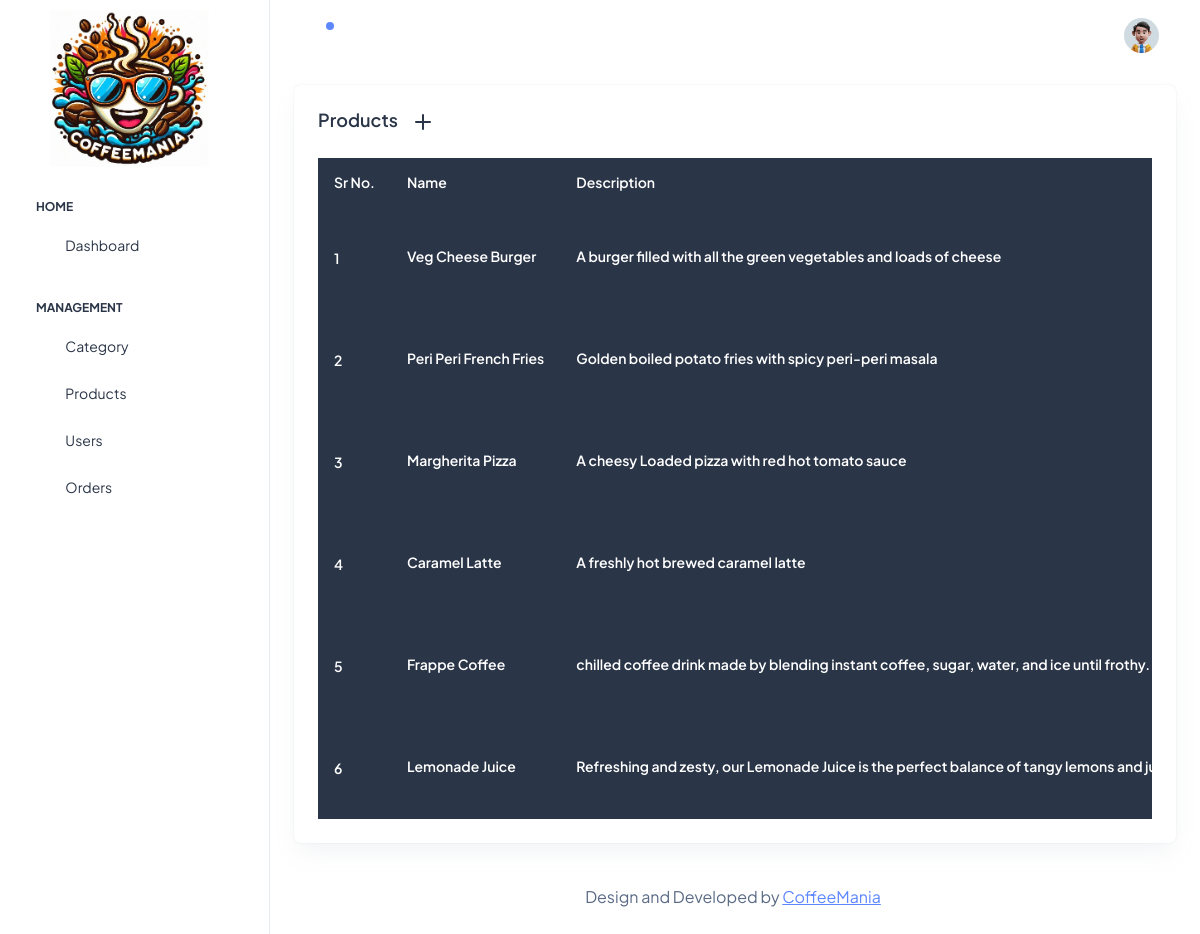
The page /admin/pages/products.php (signed in) on the database its author committed.
### tables this page shows
CREATE TABLE `products` (
  `prod_id` int(11) NOT NULL,
  `name` varchar(255) NOT NULL,
  `price` varchar(255) NOT NULL,
  `description` varchar(255) NOT NULL,
  `image` varchar(255) NOT NULL,
  `cat_id` int(11) NOT NULL
);

### admin/pages/products.php (the view, shortened to what this page needs)
<?php
require "../../assets/includes/config.php";
include pathOf('admin/assets/includes/sidebar.php');
include pathOf('admin/assets/includes/header.php');
$productList = "SELECT products.name, products.price, products.description, products.image, categories.cat_name AS categoryName FROM products INNER JOIN categories ON categories.id = products.prod_id";
$response = mysqli_query($con, $productList);
$productData = mysqli_fetch_all($response);
?>
<div class="container-fluid">
    <div class="row">
        <div class="col-lg-12 d-flex align-items-stretch">
            <div class="card w-100">
                <div class="card-body p-4">
                    <div class="row">
                        <h5 class="card-title fw-semibold mb-4 col">Products&nbsp;&nbsp;&nbsp;
                        </h5>
                    </div>
                    <div class="table-responsive">
                        <table class="table text-nowrap mb-0 align-middle bg-dark">
                            <thead class="text-dark fs-4 align-middle">
                                <tr>
                                    <th class="border-bottom-0 align-middle">
                                        <h6 class="fw-semibold mb-0 align-middle text-white">Sr No.</h6>
                                    </th>
                                    <th class="border-bottom-0 align-middle">
                                        <h6 class="fw-semibold mb-0 align-middle text-white">Name</h6>
                                    </th>
                                    <th class="border-bottom-0 align-middle">
                                        <h6 class="fw-semibold mb-0 align-middle text-white">Description</h6>
                                    </th>
                                </tr>
                            </thead>
                            <tbody>
                                <?php for ($i = 0; $i < count($productData); $i++) { ?>
                                    <tr>
                                        <td class="border-bottom-0">
                                            <h6 class="fw-semibold mb-0 text-white"><?= $i + 1 ?></h6>
                                        </td>
                                        <td class="border-bottom-0">
                                            <h6 class="fw-semibold mb-1 text-white"><?= $productData[$i][0] ?></h6>
                                        </td>
                                        <td class="border-bottom-0">
                                            <h6 class="fw-semibold mb-1 text-white"><?= $productData[$i][2] ?></h6>
                                        </td>
                                    </tr>
                                <?php } ?>
                            </tbody>
                        </table>
                    </div>
                </div>
            </div>
        </div>
    </div>
    <?php
    include pathOf('admin/assets/includes/footer.php');
    ?>

### rows shown on the page
products: name "Veg Cheese Burger", description "A burger filled with all the green vegetables and loads of cheese"
products: name "Peri Peri French Fries", description "Golden boiled potato fries with spicy peri-peri masala"
products: name "Margherita Pizza", description "A cheesy Loaded pizza with red hot tomato sauce"
products: name "Caramel Latte", description "A freshly hot brewed caramel latte"
products: name "Frappe Coffee", description "chilled coffee drink made by blending instant coffee, sugar, water, and ice until frothy.…"
products: name "Lemonade Juice", description "Refreshing and zesty, our Lemonade Juice is the perfect balance of tangy lemons and…"
